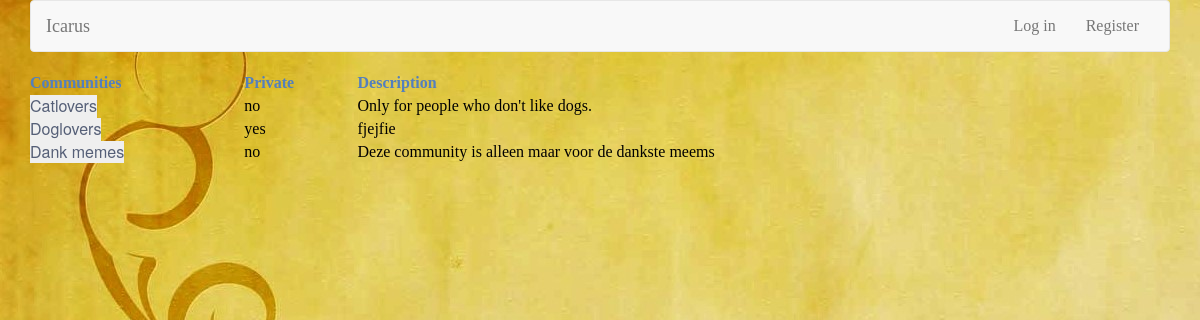
/communities, run on the app's committed database.
### tables this page shows
CREATE TABLE 'communities' ('id' INTEGER PRIMARY KEY AUTOINCREMENT NOT NULL, 'name' TEXT NOT NULL, 'private' BOOLEAN NOT NULL, 'mod'  TEXT NOT NULL  , 'desc' TEXT);

### application.py (the view)
@app.route("/communities", methods=["GET", "POST"])
def communities():
    result = queries.allcommunities()
    if not result:
        flash('No communities available')
        return render_template("index.html")
    else:
        return render_template("communities.html", result = result)

### queries.py (called while the page is built)
def allcommunities():
    return db.execute("SELECT * FROM communities")

### templates/communities.html (shortened to what this page needs)
{% extends "layout.html" %}
{% block main %}
    <table style="width: 100%; padding: 15px;">
        <tr
        style = "background-color: ##CEF6E3; color: #537fbe;">
            <th>Communities</th>
            <th>Private</th>
            <th>Description</th>
        </tr>
        {% for community in result %}
            <tr>
                <div class = "transparrent">
                <td> <form action="{{ url_for('community') }}" method="post" id='communityform' name='{{ community.name }}'>
                <input value='{{ community.name }}' name='community_btn' type="submit"> </form></td>
                <td>{{ community.private }}</td>
                <td>{{ community.desc }}</td>
                </div>
            </tr>
        {% endfor %}
    </table>
{% endblock %}

### templates/layout.html (shortened to what this page needs)
<!DOCTYPE html>
<html lang="en">
    <head>
        <link href="https://maxcdn.bootstrapcdn.com/bootstrap/3.3.7/css/bootstrap.min.css" rel="stylesheet"/>
        <link href="{{ url_for('static', filename='styles.css') }}" rel="stylesheet"/>
        <link href="{{ url_for('static', filename='upload.css') }}" rel="stylesheet"/>
    </head>
    <body>
        <div class="container">
            <nav class="navbar navbar-default">
                <div class="container-fluid">
                    <div class="navbar-header">
                        <a class="navbar-brand" href="{{ url_for('index') }}"><span class="yellowcds">Icarus</span></a>
                    </div>
                    <div class="collapse navbar-collapse" id="navbar">
                        {% if session.user_id %}
                            <ul class="nav navbar-nav">
                                <li><a href="{{ url_for('communities') }}">Communities</a></li>
                                <li><a href="{{ url_for('create') }}">Create Community</a></li>
                            </ul>
                            <ul class="nav navbar-nav navbar-right">
                                <li><a href="{{ url_for('logout') }}">Log Out</a></li>
                            </ul>
                            <ul class="nav navbar-nav navbar-right">
                                <li>
                                <div class="dropdown">
                                    <button class="dropbtn">Profile</button>
                                    <div class="dropdown-content">
                                        <a href="{{ url_for('profile') }}">My profile</a>
                                        <a href="{{ url_for('likes') }}">My likes</a>
                                        <a href="{{ url_for('comments') }}">My comments</a>
                                        <a href="{{ url_for('editprofile') }}">Edit profile</a>
                                        <a href="{{ url_for('password') }}">Change password</a>
                                    </div>
                                </div>
                                </li>
                            </ul>
                            <ul class="nav navbar-nav navbar-right">
                                <li><a href="{{ url_for('upload') }}">Upload</a></li>
                            </ul>
                            <ul class="nav navbar-nav navbar-left">
                                <li><a href="{{ url_for('gifs') }}">Gifs</a></li>
                            </ul>
                        {% else %}
                            <ul class="nav navbar-nav navbar-right">
                                <li><a href="{{ url_for('login') }}">Log in</a></li>
                                <li><a href="{{ url_for('register') }}">Register</a></li>
                            </ul>
                        {% endif %}
                    </div>
                </div>
            </nav>
            <main>
                {% block main %}{% endblock %}
            </main>
        </div>
    </body>

### static/styles.css (style rules this page uses)
.container { margin-left: auto; margin-right: auto; text-align: center; }
main td { text-align: left; }
html, body { font-family: "PT Sans", "Helvetica Neue", "Helvetica", "Roboto", "Arial", sans-serif; -webkit-font-smoothing: antialiased; }
input, textarea { outline: none; border: none; display: block; margin: 0; padding: 0; -webkit-font-smoothing: antialiased; font-family: "PT Sans", "Helvetica Neue", "Helvetica", "Roboto", "Arial", sans-serif; font-size: 1rem; color: #555f77; }

### static/upload.css (style rules this page uses)
html, body { margin: 0; padding: 0; font-weight: 300; height: 100%; max-width:100%; max-height:100%; background-image: url("image_database/yellowbackground.jpg"); text-align: center; color: black; font-size: 16px; overflow: scroll; font-family: "Times New Roman", Times, serif; }
.transparrent { background-color: Transparent; background-repeat:no-repeat; border: none; cursor:pointer; overflow: hidden; outline:none; }

### data on the page
communities: community_btn "Catlovers", private "no", desc "Only for people who don't like dogs."
communities: community_btn "Doglovers", private "yes", desc "fjejfie"
communities: community_btn "Dank memes", private "no", desc "Deze community is alleen maar voor de dankste meems"
